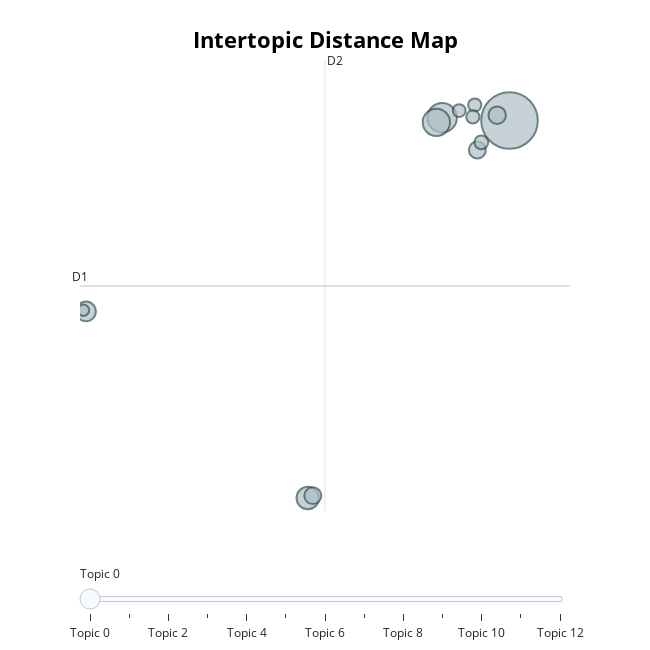

Notebook code cell kept with this figure:
### Code cell
topic_model.visualize_topics()

### Figure 1 — Plotly figure (JSON) as saved in the notebook; plotly's stock layout.template omitted (floating-point values rounded to 4 significant figures)
{"data": [{"customdata": [[0, " |  |  |  | ", 369], [1, "広告 | れる | 表示 | 多く | する", 100], [2, "動画 | 再生 | 視聴 | ポイント | でき", 86], [3, "fi | wi | wifi | 接続 | 繋がら", 58], [4, "ポイント | 交換 | 不満 | こと | でき", 45], [5, "クイズ | 難しい | 難し | 難点 | フリーズ", 35], [6, "アプリ | こと | 表示 | 停止 | 古い", 33], [7, "接続 | 自動 | 繋がり | 悪い | vpn", 33], [8, "アップデート | インストール | バージョンアップ | なっ | エラー", 22], [9, "時間 | かかり | すぎ | cm | ロード", 20], [10, "良い | 戻し | お知らせ | でき | 獲得", 20], [11, "問題 | 許可 | ページ | ある | 状態", 19], [12, "ポイント | 貯まら | 貯まり | にくい | たまり", 15]], "hovertemplate": "<b>Topic %{customdata[0]}</b><br>%{customdata[1]}<br>Size: %{customdata[2]}", "legendgroup": "", "marker": {"color": "#B0BEC5", "line": {"color": "DarkSlateGrey", "width": 2}, "size": [369, 100, 86, 58, 45, 35, 33, 33, 22, 20, 20, 19, 15], "sizemode": "area", "sizeref": 0.2306, "symbol": "circle"}, "mode": "markers", "name": "", "orientation": "v", "showlegend": false, "type": "scatter", "x": [12.47, 10.38, 10.2, 6.228, -0.6293, 12.08, 11.47, 6.385, 11.59, 11.39, 11.33, 10.91, -0.7071], "xaxis": "x", "y": [19.05, 19.23, 18.92, -6.254, 6.25, 19.4, 17.07, -6.098, 17.58, 20.09, 19.29, 19.71, 6.328], "yaxis": "y"}], "layout": {"annotations": [{"showarrow": false, "text": "D1", "x": -0.8131, "y": 7.955, "yshift": 10}, {"showarrow": false, "text": "D2", "x": 6.761, "xshift": 10, "y": 23.1}], "height": 650, "hoverlabel": {"bgcolor": "white", "font": {"family": "Rockwell", "size": 16}}, "legend": {"itemsizing": "constant", "tracegroupgap": 0}, "margin": {"t": 60}, "shapes": [{"line": {"color": "#CFD8DC", "width": 2}, "type": "line", "x0": 6.761, "x1": 6.761, "y0": -7.193, "y1": 23.1}, {"line": {"color": "#9E9E9E", "width": 2}, "type": "line", "x0": -0.8131, "x1": 14.34, "y0": 7.955, "y1": 7.955}], "sliders": [{"active": 0, "pad": {"t": 50}, "steps": [{"args": [{"marker.color": [["red", "#B0BEC5", "#B0BEC5", "#B0BEC5", "#B0BEC5", "#B0BEC5", "#B0BEC5", "#B0BEC5", "#B0BEC5", "#B0BEC5", "#B0BEC5", "#B0BEC5", "#B0BEC5"]]}], "label": "Topic 0", "method": "update"}, {"args": [{"marker.color": [["#B0BEC5", "red", "#B0BEC5", "#B0BEC5", "#B0BEC5", "#B0BEC5", "#B0BEC5", "#B0BEC5", "#B0BEC5", "#B0BEC5", "#B0BEC5", "#B0BEC5", "#B0BEC5"]]}], "label": "Topic 1", "method": "update"}, {"args": [{"marker.color": [["#B0BEC5", "#B0BEC5", "red", "#B0BEC5", "#B0BEC5", "#B0BEC5", "#B0BEC5", "#B0BEC5", "#B0BEC5", "#B0BEC5", "#B0BEC5", "#B0BEC5", "#B0BEC5"]]}], "label": "Topic 2", "method": "update"}, {"args": [{"marker.color": [["#B0BEC5", "#B0BEC5", "#B0BEC5", "red", "#B0BEC5", "#B0BEC5", "#B0BEC5", "#B0BEC5", "#B0BEC5", "#B0BEC5", "#B0BEC5", "#B0BEC5", "#B0BEC5"]]}], "label": "Topic 3", "method": "update"}, {"args": [{"marker.color": [["#B0BEC5", "#B0BEC5", "#B0BEC5", "#B0BEC5", "red", "#B0BEC5", "#B0BEC5", "#B0BEC5", "#B0BEC5", "#B0BEC5", "#B0BEC5", "#B0BEC5", "#B0BEC5"]]}], "label": "Topic 4", "method": "update"}, {"args": [{"marker.color": [["#B0BEC5", "#B0BEC5", "#B0BEC5", "#B0BEC5", "#B0BEC5", "red", "#B0BEC5", "#B0BEC5", "#B0BEC5", "#B0BEC5", "#B0BEC5", "#B0BEC5", "#B0BEC5"]]}], "label": "Topic 5", "method": "update"}, {"args": [{"marker.color": [["#B0BEC5", "#B0BEC5", "#B0BEC5", "#B0BEC5", "#B0BEC5", "#B0BEC5", "red", "#B0BEC5", "#B0BEC5", "#B0BEC5", "#B0BEC5", "#B0BEC5", "#B0BEC5"]]}], "label": "Topic 6", "method": "update"}, {"args": [{"marker.color": [["#B0BEC5", "#B0BEC5", "#B0BEC5", "#B0BEC5", "#B0BEC5", "#B0BEC5", "#B0BEC5", "red", "#B0BEC5", "#B0BEC5", "#B0BEC5", "#B0BEC5", "#B0BEC5"]]}], "label": "Topic 7", "method": "update"}, {"args": [{"marker.color": [["#B0BEC5", "#B0BEC5", "#B0BEC5", "#B0BEC5", "#B0BEC5", "#B0BEC5", "#B0BEC5", "#B0BEC5", "red", "#B0BEC5", "#B0BEC5", "#B0BEC5", "#B0BEC5"]]}], "label": "Topic 8", "method": "update"}, {"args": [{"marker.color": [["#B0BEC5", "#B0BEC5", "#B0BEC5", "#B0BEC5", "#B0BEC5", "#B0BEC5", "#B0BEC5", "#B0BEC5", "#B0BEC5", "red", "#B0BEC5", "#B0BEC5", "#B0BEC5"]]}], "label": "Topic 9", "method": "update"}, {"args": [{"marker.color": [["#B0BEC5", "#B0BEC5", "#B0BEC5", "#B0BEC5", "#B0BEC5", "#B0BEC5", "#B0BEC5", "#B0BEC5", "#B0BEC5", "#B0BEC5", "red", "#B0BEC5", "#B0BEC5"]]}], "label": "Topic 10", "method": "update"}, {"args": [{"marker.color": [["#B0BEC5", "#B0BEC5", "#B0BEC5", "#B0BEC5", "#B0BEC5", "#B0BEC5", "#B0BEC5", "#B0BEC5", "#B0BEC5", "#B0BEC5", "#B0BEC5", "red", "#B0BEC5"]]}], "label": "Topic 11", "method": "update"}, {"args": [{"marker.color": [["#B0BEC5", "#B0BEC5", "#B0BEC5", "#B0BEC5", "#B0BEC5", "#B0BEC5", "#B0BEC5", "#B0BEC5", "#B0BEC5", "#B0BEC5", "#B0BEC5", "#B0BEC5", "red"]]}], "label": "Topic 12", "method": "update"}]}], "title": {"font": {"color": "Black", "size": 22}, "text": "<b>Intertopic Distance Map</b>", "x": 0.5, "xanchor": "center", "y": 0.95, "yanchor": "top"}, "width": 650, "xaxis": {"anchor": "y", "domain": [0, 1], "range": [-0.8131, 14.34], "title": {"text": ""}, "visible": false}, "yaxis": {"anchor": "x", "domain": [0, 1], "range": [-7.193, 23.1], "title": {"text": ""}, "visible": false}}}
